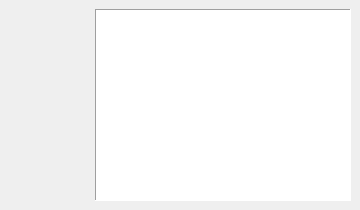
  <widget class="QDockWidget" name="status_dock">
   <property name="font">
    <font>
     <family>Rubik</family>
     <pointsize>8</pointsize>
     <bold>false</bold>
    </font>
   </property>
   <property name="layoutDirection">
    <enum>Qt::RightToLeft</enum>
   </property>
   <property name="floating">
    <bool>false</bool>
   </property>
   <property name="features">
    <set>QDockWidget::DockWidgetMovable</set>
   </property>
   <property name="windowTitle">
    <string comment="Status">Status</string>
   </property>
   <attribute name="dockWidgetArea">
    <number>4</number>
   </attribute>
   <widget class="QWidget" name="dockWidgetContents_3">
    <property name="font">
     <font>
      <family>Rubik</family>
     </font>
    </property>
    <layout class="QVBoxLayout" name="verticalLayout_2">
     <item>
      <layout class="QHBoxLayout" name="horizontalLayout_31">
       <item>
        <widget class="QListWidget" name="status_listWidget">
         <property name="sizePolicy">
          <sizepolicy hsizetype="Preferred" vsizetype="Expanding">
           <horstretch>0</horstretch>
           <verstretch>0</verstretch>
          </sizepolicy>
         </property>
         <property name="layoutDirection">
          <enum>Qt::LeftToRight</enum>
         </property>
         <property name="frameShape">
          <enum>QFrame::Panel</enum>
         </property>
         <property name="showDropIndicator" stdset="0">
          <bool>false</bool>
         </property>
         <property name="iconSize">
          <size>
           <width>20</width>
           <height>20</height>
          </size>
         </property>
         <property name="movement">
          <enum>QListView::Free</enum>
         </property>
         <property name="spacing">
          <number>1</number>
         </property>
         <property name="itemAlignment">
          <set>Qt::AlignCenter</set>
         </property>
         <property name="sortingEnabled">
          <bool>true</bool>
         </property>
        </widget>
       </item>
       <item>
        <widget class="QPushButton" name="status_button">
         <property name="enabled">
          <bool>true</bool>
         </property>
         <property name="sizePolicy">
          <sizepolicy hsizetype="Fixed" vsizetype="Fixed">
           <horstretch>0</horstretch>
           <verstretch>1</verstretch>
          </sizepolicy>
         </property>
         <property name="minimumSize">
          <size>
           <width>80</width>
           <height>80</height>
          </size>
         </property>
         <property name="maximumSize">
          <size>
           <width>80</width>
           <height>80</height>
          </size>
         </property>
         <property name="layoutDirection">
          <enum>Qt::LeftToRight</enum>
         </property>
         <property name="text">
          <string/>
         </property>
         <property name="icon">
          <iconset resource="Resources/files.qrc">
           <normaloff>:/item_icons/item_svg/sktb_logo_def.svg</normaloff>:/item_icons/item_svg/sktb_logo_def.svg</iconset>
         </property>
         <property name="iconSize">
          <size>
           <width>80</width>
           <height>80</height>
          </size>
         </property>
         <property name="checkable">
          <bool>false</bool>
         </property>
         <property name="autoDefault">
          <bool>true</bool>
         </property>
         <property name="flat">
          <bool>true</bool>
         </property>
        </widget>
       </item>
      </layout>
     </item>
    </layout>
   </widget>
  </widget>
